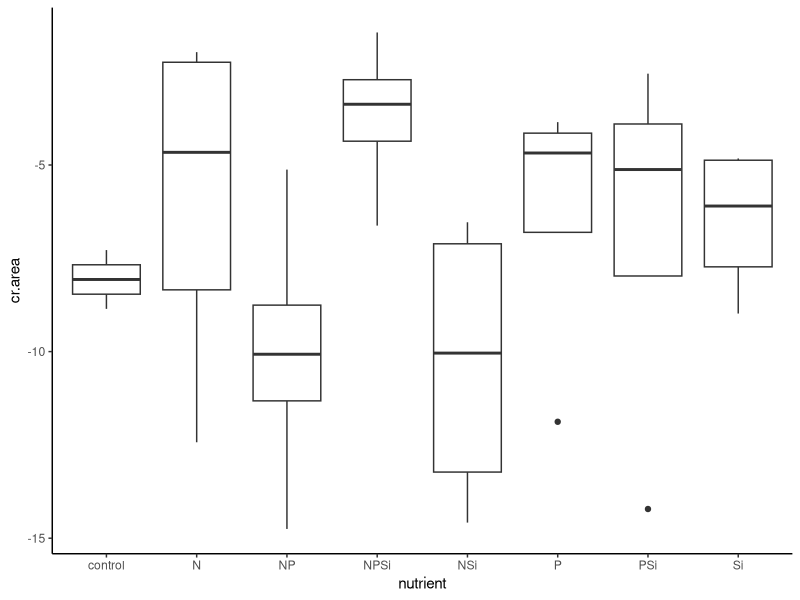
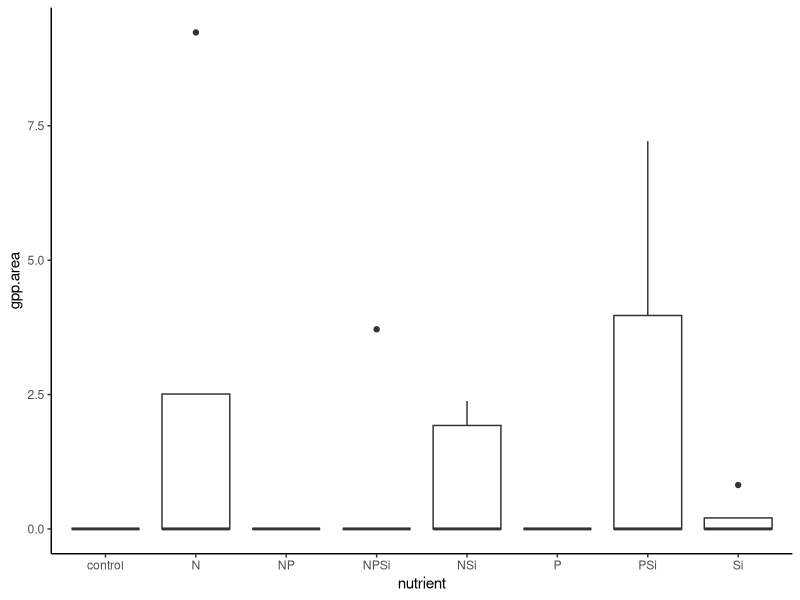

The R script that drew these images, in order: (Note: this script raises an error after producing the figures.)
#Author:  Clay Arango
#Creation date: 10-Feb-19
#Script to analyze NDS data from Summer 2018 NDS work with S. Roley and A. Alexiades

#packages
install.packages("nlme")
install.packages("nortest")
install.packages("plyr")
install.packages("dplyr")
install.packages("multcomp")
install.packages("MASS")
install.packages("ggplot2")
library(nlme)
library(nortest)
library(plyr)
library(dplyr)
library(multcomp)
library(MASS)
library(ggplot2)

#Load data
kiona_summer <- read.table(file="kiona_summer.csv", header=T, sep=",")

#set variable
d = kiona_summer

#evaluate data to make sure factors are correct
names(d)

unique(d$nutrient) #control, N, NP, NPSi, NSi, P, PSi, Si
unique(d$N) #should be 0 and 1
unique(d$P) #should be 0 and 1
unique(d$Si) #should be 0 and 1
unique(d$top) #should be "sponge" and "glass"
#if need to change, use recode function below. 
d$top<-recode(d$top, "cellulose" ="sponge")
str(d)

#convert N and P vand Si alues (0 or 1 for absence or presence) to factors
d$N<-as.factor(d$N)
d$P<-as.factor(d$P)
d$Si<-as.factor(d$Si)
str(d)

#subset data into gpp and cr response
d.cr = subset(d, top=="sponge", data=d)
d.gpp = subset(d, top=="glass", data=d)

#check for outliers and check data entry before calculating CR-NRR
ggplot(d.cr, aes(x=nutrient, y=cr.area)) + geom_boxplot() + theme_classic()
#W8, V5 are outliers

#calculate nrr for cr
x<-ddply(d.cr, "nutrient", summarise, ave_cr = mean(cr.area, na.rm=T)) 
x
d.cr$cr.nrr = d.cr$cr.area/-8.067717 #divide by control ave_cr

#check for outliers and check data entry before calculating GPP- and chla-NRR
ggplot(d.gpp, aes(x=nutrient, y=gpp.area)) + geom_boxplot() + theme_classic()
#GPP area has 0 controls, so can't calculate NRR for GPP
#AA7, N+P+Si and Si have only one non-zero value
#probably need to drop this from GPP analysis
ggplot(d.gpp, aes(x=nutrient, y=chla_ug_cm2)) + geom_boxplot() + theme_classic()
#Y6

#calculate nrr for gpp and chla
x<- ddply(d.gpp, "nutrient", summarise, ave_gpp = mean(gpp.area, na.rm=T), ave_chla = mean(chla, na.rm=T)) 
x
d.gpp$gpp.nrr = d.gpp$gpp.area/0 #divide by control ave_gpp
d.gpp$chla.nrr = d.gpp$chla/1.3413552 #divide by control ave_chla
#use to exclude outliers
#x1<- ddply(subset(d.gpp, !(nds.id=="F6")), "nutrient", summarise, ave_chla = mean(chla_ug_cm2, na.rm=T)) 
#x1
#d.gpp$chla.nrr_1<-d.gpp$chla_ug_cm2/2.700340

#combine into one file and export
d.cr$chla.nrr<-NA
#d.cr$chla.nrr_1<-NA#for excluded outliers
d.cr$gpp.nrr<-NA
d.gpp$cr.nrr<-NA
d.nrr<-rbind(d.cr, d.gpp)
d.nrr$site.date<-"kiona_summer"
d.nrr$gpp.es<-log(d.nrr$gpp.nrr)
d.nrr$cr.es<-log(d.nrr$cr.nrr)
d.nrr$chla.es<-log(d.nrr$chla.nrr)

write.table(d.nrr, "kiona_summer_nrr.csv",  sep=",", quote=F, row.names =F)

###############
#plots of NRR
##############
ggplot(data=subset(d.cr, !(nutrient=="control")), aes(x=nutrient, y=cr.nrr))+geom_boxplot()+theme_bw()+
  ylab("CR NRR")+geom_abline(slope = 0, intercept = 1)+
  theme(axis.title.x=element_blank(), panel.grid.minor=element_blank(), panel.grid.major=element_blank())
#maybe N+P colimitation, but probably no limitation

ggplot(data=subset(d.nrr, (top=="sponge")), aes(x=nutrient, y=cr.es))+geom_boxplot()+theme_bw()+
  ylab("CR Effect Size")+geom_hline(yintercept = 0.7, lty="dashed")+ geom_hline(yintercept = -0.7, lty="dashed")+
  geom_hline(yintercept = 1.385)+
  theme(axis.title.x=element_blank(), panel.grid.minor=element_blank(), panel.grid.major=element_blank())
#nothing over 1.385, so no significance?

ggplot(data=subset(d.gpp, !(nutrient=="control")), aes(x=nutrient, y=gpp.nrr))+geom_boxplot()+theme_bw()+
  ylab("GPP NRR")+geom_abline(slope = 0, intercept = 1)+
  theme(axis.title.x=element_blank(), panel.grid.minor=element_blank(), panel.grid.major=element_blank())
#no data

ggplot(data=subset(d.nrr, top =="glass"),aes(x=nutrient, y=gpp.es))+geom_boxplot()+theme_bw()+
  ylab("GPP Effect Size")+geom_hline(yintercept = 0.7, lty="dashed")+
  geom_hline(yintercept = -0.7, lty="dashed")+ geom_hline(yintercept = 1.385)+
  theme(axis.title.x=element_blank(), panel.grid.minor=element_blank(), panel.grid.major=element_blank())
#not enough data

ggplot(data=subset(d.gpp, !(nutrient=="control")), aes(x=nutrient, y=chla.nrr))+geom_boxplot()+theme_bw()+
  ylab("Chlorophyll-a NRR")+geom_abline(slope = 0, intercept = 1)+ 
  theme(axis.title.x=element_blank(), panel.grid.minor=element_blank(), panel.grid.major=element_blank())
#P+si limitation?

ggplot(data=subset(d.nrr, (top=="glass")), aes(x=nutrient, y=chla.es))+geom_boxplot()+theme_bw()+
  ylab("Chla Effect Size")+ geom_hline(yintercept = 0.7, lty="dashed")+ geom_hline(yintercept = -0.7, lty="dashed")+    
  geom_hline(yintercept = 1.385)+
  theme(axis.title.x=element_blank(), panel.grid.minor=element_blank(), panel.grid.major=element_blank())
#P+Si inhibition?  nothing over 1.385 so no significance?

##########
#NRR Summary Files
#########

GPP_sum<-ddply(d.gpp, "nutrient", summarise, ave_nrr.gpp=mean(gpp.nrr, na.rm=T), sd_nrr.gpp=sd(gpp.nrr, na.rm=T), 
               se_nrr.gpp =(sd(gpp.nrr)/sqrt(sum(!is.na(gpp.nrr)))), 
               ci95_nrr.gpp = (1.96*(sd(gpp.nrr)/sqrt(sum(!is.na(gpp.nrr))))),
               ave_nrr.chla=mean(chla.nrr, na.rm=T), sd_nrr.chla=sd(chla.nrr, na.rm=T), 
               se_nrr.chla =(sd(chla.nrr)/sqrt(sum(!is.na(chla.nrr)))), 
               ci95_nrr.chla = (1.96*(sd(chla.nrr)/sqrt(sum(!is.na(chla.nrr))))))
CR_sum<-ddply(d.cr, "nutrient", summarise, ave_nrr.cr=mean(cr.nrr, na.rm=T), sd_nrr.cr=sd(cr.nrr, na.rm=T), 
              se_nrr.cr =(sd(cr.nrr)/sqrt(sum(!is.na(cr.nrr)))), 
              ci95_nrr.cr = (1.96*(sd(cr.nrr)/sqrt(sum(!is.na(cr.nrr))))))

#now combine into one and export
d.sum<-merge(GPP_sum, CR_sum, by="nutrient")
d.sum$site_date<-"kiona_summer"
write.table(d.sum, "kiona_sum_summ.csv",  sep=",", quote=F, row.names=F)

############################################################
#analyze RESPIRATION data
############################################################

M1<-gls(cr.area~N*P*Si, data=d.cr, na.action=na.omit)
E1<-residuals(M1)
qqnorm(E1)
qqline(E1)
ad.test(E1)
   #residuals are normally distributed
hist(E1)  
plot(M1)

plot(filter(d.cr, !is.na(cr.area)) %>% dplyr::select(nutrient), 
     E1, xlab="nutrient", ylab="Residuals")
bartlett.test(cr.area~nutrient, data=d.cr)
   #variance test is ok

anova(M1)
  
x <- group_by(d.cr, nutrient) %>%  # Grouping function causes subsequent functions to aggregate by season and reach
  summarize(cr.mean = abs(mean(cr.area, na.rm = TRUE)), # na.rm = TRUE to remove missing values
            cr.sd=abs(sd(cr.area, na.rm = TRUE)),  # na.rm = TRUE to remove missing values
            n = sum(!is.na(cr.area)), # of observations, excluding NAs. 
            cr.se=cr.sd/sqrt(n))

ggplot(data=x, aes(x=nutrient, y=cr.mean)) + 
  geom_bar(stat="identity", position=position_dodge(), color = "black") + 
  geom_errorbar(aes(ymin=cr.mean, ymax=cr.mean+cr.se), width=0.2, 
                position=position_dodge(0.9)) + 
  xlab("Nutrient") +
  ylab(expression(Respiration~(ug~O[2]~m^{-2}~h^{-1}))) +
  ylim(0,20) +
  labs(fill="Light") +
  theme_bw() +
  theme(panel.grid.major=element_blank(),
        panel.grid.minor=element_blank(),
        legend.title=element_text(size=6),
        legend.key=element_blank(), 
        legend.position=c(0.5,0.95), 
        legend.text=element_text(size=8), 
        legend.background=element_blank(), 
        legend.direction="horizontal", 
        legend.key.size=unit(0.3, "cm"), 
        axis.title.y=element_text(size=8), 
        axis.title.x=element_text(size=8), 
        axis.text.x=element_text(size=8))

#ggsave('output/figures/Ring_fall.tiff',
#       units="in",
#       width=3.25,
#       height=3.25,
#       dpi=1200,
#       compression="lzw")

#summarize nrr
x <- group_by(d.cr, nutrient) %>%  # Grouping function causes subsequent functions to aggregate by season and reach
  summarize(cr.mean = abs(mean(cr.nrr, na.rm = TRUE)), # na.rm = TRUE to remove missing values
            cr.sd=abs(sd(cr.nrr, na.rm = TRUE)),  # na.rm = TRUE to remove missing values
            n = sum(!is.na(cr.nrr)), # of observations, excluding NAs. 
            cr.se=cr.sd/sqrt(n))

############################################################
#analyze the PRODUCTION data
############################################################

M1<-gls(gpp.area~N*P*Si, data=d.gpp, na.action=na.omit) 
E1<-residuals(M1)
qqnorm(E1)
qqline(E1)
ad.test(E1)
   #residuals are not normal

hist(E1, xlab="residuals", main="")
plot(M1)

plot(filter(d.gpp, !is.na(gpp.area)) %>% dplyr::select(nutrient), 
     E1, xlab="nutrient", ylab="Residuals")
bartlett.test(gpp.area~nutrient, data=d.gpp)
   #not OK

anova(M1)
  
x <- group_by(d.gpp, nutrient) %>%  # Grouping function causes subsequent functions to aggregate by season and reach
  summarize(gpp.mean = abs(mean(gpp.area, na.rm = TRUE)), # na.rm = TRUE to remove missing values
            gpp.sd=abs(sd(gpp.area, na.rm = TRUE)),  # na.rm = TRUE to remove missing values
            n = sum(!is.na(gpp.area)), # of observations, excluding NAs. 
            gpp.se=gpp.sd/sqrt(n))

ggplot(data=x, aes(x=nutrient, y=gpp.mean)) + 
  geom_bar(stat="identity", position=position_dodge(), color = "black") + 
  geom_errorbar(aes(ymin=gpp.mean, ymax=gpp.mean+gpp.se), width=0.2, 
                position=position_dodge(0.9)) + 
  xlab("Nutrient") +
  ylab(expression(Production~(ug~O[2]~m^{-2}~h^{-1}))) +
  labs(fill="Light") +
  theme_bw() +
  theme(panel.grid.major=element_blank(),
        panel.grid.minor=element_blank(), 
        legend.title=element_text(size=6), 
        legend.key=element_blank(),  
        legend.position=c(0.5,0.95),  
        legend.text=element_text(size=8),  
        legend.background=element_blank(),  
        legend.direction="horizontal",  
        legend.key.size=unit(0.3, "cm"),  
        axis.title.y=element_text(size=8),  
        axis.title.x=element_text(size=8),  
        axis.text.x=element_text(size=8))

#ggsave('output/figures/gppByNutrient.tiff',
#       units="in",
#       width=3.25,
#       height=3.25,
#       dpi=1200,
#       compression="lzw")


#summarize nrr
x <- group_by(d.gpp, nutrient) %>%  # Grouping function causes subsequent functions to aggregate by season and reach
  summarize(gpp.mean = abs(mean(gpp.nrr, na.rm = TRUE)), # na.rm = TRUE to remove missing values
            gpp.sd=abs(sd(gpp.nrr, na.rm = TRUE)),  # na.rm = TRUE to remove missing values
            n = sum(!is.na(gpp.nrr)), # of observations, excluding NAs. 
            gpp.se=gpp.sd/sqrt(n))

#BELOW HERE IS NOT EDITED





############################################################
#analyze the CHL-A biomass on disks

M1<-gls(chla~N*P*light, data=roza_sum.chla, na.action=na.omit)
E1<-residuals(M1)
qqnorm(E1)
qqline(E1)
ad.test(E1)
  #residuals look bad (p=0.001)
hist(E1)
plot(M1)

vf1 = varIdent(form = ~ 1|N*P)
vf2 = varIdent(form = ~ 1|light)
vf3 = varIdent(form = ~ 1|N*P*light)
vf4 = varPower(form = ~ fitted(.)) 
vf5 = varExp(form = ~ fitted(.))
vf6 = varConstPower(form = ~ fitted(.))
vf7 = varExp(form = ~ fitted(.)|nutrient)

M2<-gls(chla~N*P*light, data=roza_sum.chla, na.action=na.omit, weights=vf1)
M3<-gls(chla~N*P*light, data=roza_sum.chla, na.action=na.omit, weights=vf2)
M4<-gls(chla~N*P*light, data=roza_sum.chla, na.action=na.omit, weights=vf3)
M5<-gls(chla~N*P*light, data=roza_sum.chla, na.action=na.omit, weights=vf4)
M6<-gls(chla~N*P*light, data=roza_sum.chla, na.action=na.omit, weights=vf5)
M7<-gls(chla~N*P*light, data=roza_sum.chla, na.action=na.omit, weights=vf6)
M8<-gls(chla~N*P*light, data=roza_sum.chla, na.action=na.omit, weights=vf7)

anova(M1,M2,M3,M4,M5,M6,M7,M8)

#M3 is best on AIC

E3<-residuals(M3)
qqnorm(E3)
qqline(E3)
ad.test(E3)
#residuals are not normal (p=0.001)
hist(E3, xlab="residuals", main="")
plot(M3)
  #hist and plot look good

plot(filter(roza_sum.chla, !is.na(chla)) %>% dplyr::select(light), 
     E3, xlab="light", ylab="Residuals")
bartlett.test(chla~light, data=roza_sum.chla)

plot(filter(roza_sum.chla, !is.na(chla)) %>% dplyr::select(nutrient), 
     E3, xlab="nutrient", ylab="Residuals")
bartlett.test(chla~nutrient, data=roza_sum.chla)

anova(M3)

#light is significant and N and P separately interact with light

x<-roza_sum.chla[complete.cases(roza_sum.chla$chla),]

with(x, 
     interaction.plot(nutrient,light,chla, 
                      ylim=c(0,1.5),lty=c(1,12),lwd=2,ylab="Chlorophyll a", 
                      xlab="Nutrient", trace.label="Light"))

x <- group_by(roza_sum.chla, nutrient, light) %>%  # Grouping function causes subsequent functions to aggregate by season and reach
  summarize(chla.mean = mean(chla, na.rm = TRUE), # na.rm = TRUE to remove missing values
            chla.sd=sd(chla, na.rm = TRUE),  # na.rm = TRUE to remove missing values
            n = sum(!is.na(chla)), # of observations, excluding NAs. 
            chla.se=chla.sd/sqrt(n))

ggplot(data=x, 
       aes(x=nutrient, y=chla.mean, fill=light)) + 
  geom_bar(stat="identity", position=position_dodge(), color = "black") + 
  geom_errorbar(aes(ymin=chla.mean, ymax=chla.mean+chla.se), width=0.2, 
                position=position_dodge(0.9)) + 
  scale_fill_manual(values=c("white","black")) +
  xlab("Nutrient") +
  ylab(expression(Chlorophyll~a~(ug~cm^{-2}))) +
  ylim(0,1.7) +
  labs(fill="Light") +
  theme_bw() +
  theme(panel.grid.major=element_blank(), 
        panel.grid.minor=element_blank(), 
        legend.title=element_text(size=6), 
        legend.key=element_blank(), 
        legend.position=c(0.5,0.95), 
        legend.text=element_text(size=8), 
        legend.background=element_blank(), 
        legend.direction="horizontal", 
        legend.key.size=unit(0.3, "cm"), 
        axis.title.y=element_text(size=8), 
        axis.title.x=element_text(size=8), 
        axis.text.x=element_text(size=8))

ggsave('output/figures/chlaByNutrientLight.tiff',
       units="in",
       width=3.25,
       height=3.25,
       dpi=1200,
       compression="lzw")



############################################################
############################################################
#calculate nrr mean and standard error
x1 <- group_by(roza_sum, nutrient, light) %>%  # Grouping function causes subsequent functions to aggregate by season and reach
  summarize(chla.nrr.mean = mean(chla.nrr, na.rm = TRUE), # na.rm = TRUE to remove missing values
            chla.nrr.sd=sd(chla.nrr, na.rm = TRUE),  # na.rm = TRUE to remove missing values
            chla.n = sum(!is.na(chla.nrr)), # of observations, excluding NAs. 
            chla.nrr.se=chla.nrr.sd/sqrt(chla.n))


x2 <- group_by(roza_sum, nutrient, light) %>%  # Grouping function causes subsequent functions to aggregate by season and reach
  summarize(gpp.nrr.mean = mean(gpp.nrr, na.rm = TRUE), # na.rm = TRUE to remove missing values
            gpp.nrr.sd=sd(gpp.nrr, na.rm = TRUE),  # na.rm = TRUE to remove missing values
            gpp.n = sum(!is.na(gpp.nrr)), # of observations, excluding NAs. 
            gpp.nrr.se=gpp.nrr.sd/sqrt(gpp.n))

x3 <- group_by(roza_sum, nutrient, light) %>%  # Grouping function causes subsequent functions to aggregate by season and reach
  summarize(cr.nrr.mean = mean(cr.nrr, na.rm = TRUE), # na.rm = TRUE to remove missing values
            cr.nrr.sd=sd(cr.nrr, na.rm = TRUE),  # na.rm = TRUE to remove missing values
            cr.n = sum(!is.na(cr.nrr)), # of observations, excluding NAs. 
            cr.nrr.se=cr.nrr.sd/sqrt(cr.n))

roza_sum.nrr<-cbind(x1,x2,x3)
roza_sum.nrr <- roza_sum.nrr[, !duplicated(colnames(roza_sum.nrr))]
write.csv(roza_sum.nrr, "roza_sum.nrr.csv")
